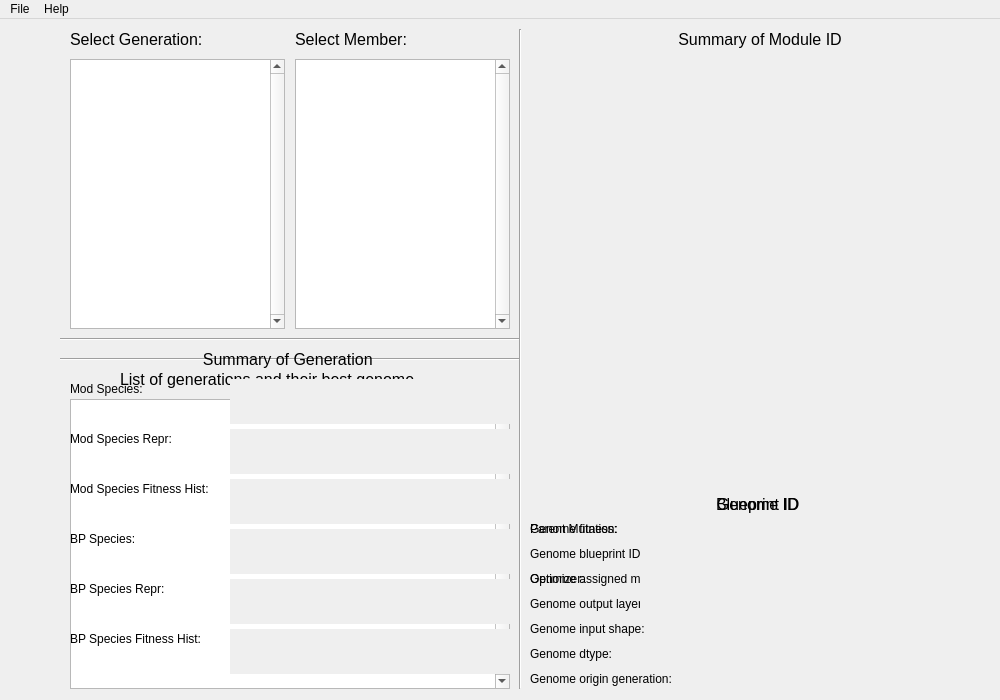
<?xml version="1.0" encoding="UTF-8"?>
<ui version="4.0">
 <class>MainWindow</class>
 <widget class="QMainWindow" name="MainWindow">
  <property name="geometry">
   <rect>
    <x>0</x>
    <y>0</y>
    <width>1000</width>
    <height>700</height>
   </rect>
  </property>
  <property name="windowTitle">
   <string>Tensorflow-Neuroevolution Visualizer</string>
  </property>
  <widget class="QWidget" name="centralwidget">
   <property name="enabled">
    <bool>true</bool>
   </property>
   <widget class="QWidget" name="widget_genome_analysis" native="true">
    <property name="geometry">
     <rect>
      <x>60</x>
      <y>10</y>
      <width>930</width>
      <height>660</height>
     </rect>
    </property>
    <widget class="Line" name="ga_vline_1">
     <property name="geometry">
      <rect>
       <x>450</x>
       <y>0</y>
       <width>20</width>
       <height>660</height>
      </rect>
     </property>
     <property name="orientation">
      <enum>Qt::Vertical</enum>
     </property>
    </widget>
    <widget class="Line" name="ga_hline_1">
     <property name="geometry">
      <rect>
       <x>0</x>
       <y>320</y>
       <width>460</width>
       <height>20</height>
      </rect>
     </property>
     <property name="orientation">
      <enum>Qt::Horizontal</enum>
     </property>
    </widget>
    <widget class="QListWidget" name="ga_list_generations">
     <property name="geometry">
      <rect>
       <x>10</x>
       <y>370</y>
       <width>440</width>
       <height>290</height>
      </rect>
     </property>
     <property name="verticalScrollBarPolicy">
      <enum>Qt::ScrollBarAlwaysOn</enum>
     </property>
    </widget>
    <widget class="QLabel" name="ga_lbl_list_heading">
     <property name="geometry">
      <rect>
       <x>60</x>
       <y>340</y>
       <width>340</width>
       <height>20</height>
      </rect>
     </property>
     <property name="font">
      <font>
       <pointsize>12</pointsize>
      </font>
     </property>
     <property name="text">
      <string>List of generations and their best genome</string>
     </property>
    </widget>
    <widget class="QWidget" name="ga_widget_genome_visualization" native="true">
     <property name="geometry">
      <rect>
       <x>470</x>
       <y>0</y>
       <width>460</width>
       <height>460</height>
      </rect>
     </property>
    </widget>
    <widget class="QLabel" name="ga_lbl_genome_id">
     <property name="geometry">
      <rect>
       <x>470</x>
       <y>465</y>
       <width>460</width>
       <height>20</height>
      </rect>
     </property>
     <property name="font">
      <font>
       <pointsize>12</pointsize>
      </font>
     </property>
     <property name="text">
      <string>Genome ID </string>
     </property>
     <property name="alignment">
      <set>Qt::AlignCenter</set>
     </property>
    </widget>
    <widget class="QLabel" name="ga_lbl_genome_fitness">
     <property name="geometry">
      <rect>
       <x>470</x>
       <y>490</y>
       <width>170</width>
       <height>20</height>
      </rect>
     </property>
     <property name="text">
      <string>Genome fitness: </string>
     </property>
     <property name="alignment">
      <set>Qt::AlignLeading|Qt::AlignLeft|Qt::AlignVCenter</set>
     </property>
    </widget>
    <widget class="QLabel" name="ga_lbl_genome_bp_id">
     <property name="geometry">
      <rect>
       <x>470</x>
       <y>515</y>
       <width>170</width>
       <height>20</height>
      </rect>
     </property>
     <property name="text">
      <string>Genome blueprint ID:</string>
     </property>
     <property name="alignment">
      <set>Qt::AlignLeading|Qt::AlignLeft|Qt::AlignVCenter</set>
     </property>
    </widget>
    <widget class="QLabel" name="ga_lbl_genome_assign_mod">
     <property name="geometry">
      <rect>
       <x>470</x>
       <y>540</y>
       <width>170</width>
       <height>20</height>
      </rect>
     </property>
     <property name="text">
      <string>Genome assigned modules:</string>
     </property>
     <property name="alignment">
      <set>Qt::AlignLeading|Qt::AlignLeft|Qt::AlignVCenter</set>
     </property>
    </widget>
    <widget class="QLabel" name="ga_lbl_genome_out_layers">
     <property name="geometry">
      <rect>
       <x>470</x>
       <y>565</y>
       <width>170</width>
       <height>20</height>
      </rect>
     </property>
     <property name="text">
      <string>Genome output layers:</string>
     </property>
     <property name="alignment">
      <set>Qt::AlignLeading|Qt::AlignLeft|Qt::AlignVCenter</set>
     </property>
    </widget>
    <widget class="QLabel" name="ga_lbl_genome_input_shape">
     <property name="geometry">
      <rect>
       <x>470</x>
       <y>590</y>
       <width>170</width>
       <height>20</height>
      </rect>
     </property>
     <property name="text">
      <string>Genome input shape:</string>
     </property>
     <property name="alignment">
      <set>Qt::AlignLeading|Qt::AlignLeft|Qt::AlignVCenter</set>
     </property>
    </widget>
    <widget class="QLabel" name="ga_lbl_genome_dtype">
     <property name="geometry">
      <rect>
       <x>470</x>
       <y>615</y>
       <width>170</width>
       <height>20</height>
      </rect>
     </property>
     <property name="text">
      <string>Genome dtype:</string>
     </property>
     <property name="alignment">
      <set>Qt::AlignLeading|Qt::AlignLeft|Qt::AlignVCenter</set>
     </property>
    </widget>
    <widget class="QLabel" name="ga_lbl_genome_orig_gen">
     <property name="geometry">
      <rect>
       <x>470</x>
       <y>640</y>
       <width>170</width>
       <height>20</height>
      </rect>
     </property>
     <property name="text">
      <string>Genome origin generation:</string>
     </property>
     <property name="alignment">
      <set>Qt::AlignLeading|Qt::AlignLeft|Qt::AlignVCenter</set>
     </property>
    </widget>
    <widget class="QLabel" name="ga_lbl_genome_fitness_value">
     <property name="geometry">
      <rect>
       <x>640</x>
       <y>490</y>
       <width>290</width>
       <height>20</height>
      </rect>
     </property>
     <property name="text">
      <string/>
     </property>
     <property name="alignment">
      <set>Qt::AlignLeading|Qt::AlignLeft|Qt::AlignVCenter</set>
     </property>
    </widget>
    <widget class="QScrollArea" name="ga_lbl_genome_assign_mod_area">
     <property name="geometry">
      <rect>
       <x>640</x>
       <y>540</y>
       <width>290</width>
       <height>25</height>
      </rect>
     </property>
     <property name="frameShape">
      <enum>QFrame::NoFrame</enum>
     </property>
     <property name="horizontalScrollBarPolicy">
      <enum>Qt::ScrollBarAlwaysOff</enum>
     </property>
     <property name="widgetResizable">
      <bool>true</bool>
     </property>
     <property name="alignment">
      <set>Qt::AlignLeading|Qt::AlignLeft|Qt::AlignTop</set>
     </property>
     <widget class="QWidget" name="ga_lbl_genome_assign_mod_widget">
      <property name="geometry">
       <rect>
        <x>0</x>
        <y>0</y>
        <width>290</width>
        <height>25</height>
       </rect>
      </property>
      <layout class="QVBoxLayout" name="ga_lbl_genome_assign_mod_layout">
       <property name="leftMargin">
        <number>0</number>
       </property>
       <property name="topMargin">
        <number>2</number>
       </property>
       <property name="rightMargin">
        <number>10</number>
       </property>
       <property name="bottomMargin">
        <number>0</number>
       </property>
       <item>
        <widget class="QLabel" name="ga_lbl_genome_assign_mod_value">
         <property name="text">
          <string/>
         </property>
         <property name="alignment">
          <set>Qt::AlignLeading|Qt::AlignLeft|Qt::AlignTop</set>
         </property>
         <property name="wordWrap">
          <bool>true</bool>
         </property>
        </widget>
       </item>
      </layout>
     </widget>
    </widget>
    <widget class="QLabel" name="ga_lbl_genome_bp_id_value">
     <property name="geometry">
      <rect>
       <x>640</x>
       <y>515</y>
       <width>290</width>
       <height>20</height>
      </rect>
     </property>
     <property name="text">
      <string/>
     </property>
     <property name="alignment">
      <set>Qt::AlignLeading|Qt::AlignLeft|Qt::AlignVCenter</set>
     </property>
    </widget>
    <widget class="QScrollArea" name="ga_lbl_genome_out_layers_area">
     <property name="geometry">
      <rect>
       <x>640</x>
       <y>565</y>
       <width>290</width>
       <height>25</height>
      </rect>
     </property>
     <property name="frameShape">
      <enum>QFrame::NoFrame</enum>
     </property>
     <property name="horizontalScrollBarPolicy">
      <enum>Qt::ScrollBarAlwaysOff</enum>
     </property>
     <property name="widgetResizable">
      <bool>true</bool>
     </property>
     <property name="alignment">
      <set>Qt::AlignLeading|Qt::AlignLeft|Qt::AlignTop</set>
     </property>
     <widget class="QWidget" name="ga_lbl_genome_out_layers_widget">
      <property name="geometry">
       <rect>
        <x>0</x>
        <y>0</y>
        <width>290</width>
        <height>25</height>
       </rect>
      </property>
      <layout class="QVBoxLayout" name="ga_lbl_genome_out_layers_layout">
       <property name="leftMargin">
        <number>0</number>
       </property>
       <property name="topMargin">
        <number>3</number>
       </property>
       <property name="rightMargin">
        <number>10</number>
       </property>
       <property name="bottomMargin">
        <number>0</number>
       </property>
       <item>
        <widget class="QLabel" name="ga_lbl_genome_out_layers_value">
         <property name="text">
          <string/>
         </property>
         <property name="alignment">
          <set>Qt::AlignLeading|Qt::AlignLeft|Qt::AlignTop</set>
         </property>
         <property name="wordWrap">
          <bool>true</bool>
         </property>
        </widget>
       </item>
      </layout>
     </widget>
    </widget>
    <widget class="QLabel" name="ga_lbl_genome_input_shape_value">
     <property name="geometry">
      <rect>
       <x>640</x>
       <y>590</y>
       <width>290</width>
       <height>20</height>
      </rect>
     </property>
     <property name="text">
      <string/>
     </property>
     <property name="alignment">
      <set>Qt::AlignLeading|Qt::AlignLeft|Qt::AlignVCenter</set>
     </property>
    </widget>
    <widget class="QLabel" name="ga_lbl_genome_dtype_value">
     <property name="geometry">
      <rect>
       <x>640</x>
       <y>615</y>
       <width>290</width>
       <height>20</height>
      </rect>
     </property>
     <property name="text">
      <string/>
     </property>
     <property name="alignment">
      <set>Qt::AlignLeading|Qt::AlignLeft|Qt::AlignVCenter</set>
     </property>
    </widget>
    <widget class="QLabel" name="ga_lbl_genome_orig_gen_value">
     <property name="geometry">
      <rect>
       <x>640</x>
       <y>640</y>
       <width>290</width>
       <height>20</height>
      </rect>
     </property>
     <property name="text">
      <string/>
     </property>
     <property name="alignment">
      <set>Qt::AlignLeading|Qt::AlignLeft|Qt::AlignVCenter</set>
     </property>
    </widget>
   </widget>
   <widget class="QWidget" name="widget_mod_bp_analysis" native="true">
    <property name="geometry">
     <rect>
      <x>60</x>
      <y>10</y>
      <width>930</width>
      <height>660</height>
     </rect>
    </property>
    <widget class="Line" name="mba_hline_1">
     <property name="geometry">
      <rect>
       <x>0</x>
       <y>300</y>
       <width>460</width>
       <height>20</height>
      </rect>
     </property>
     <property name="orientation">
      <enum>Qt::Horizontal</enum>
     </property>
    </widget>
    <widget class="Line" name="mba_vline_1">
     <property name="geometry">
      <rect>
       <x>450</x>
       <y>0</y>
       <width>20</width>
       <height>660</height>
      </rect>
     </property>
     <property name="orientation">
      <enum>Qt::Vertical</enum>
     </property>
    </widget>
    <widget class="QListWidget" name="mba_list_generations">
     <property name="geometry">
      <rect>
       <x>10</x>
       <y>30</y>
       <width>215</width>
       <height>270</height>
      </rect>
     </property>
     <property name="verticalScrollBarPolicy">
      <enum>Qt::ScrollBarAlwaysOn</enum>
     </property>
    </widget>
    <widget class="QListWidget" name="mba_list_members">
     <property name="geometry">
      <rect>
       <x>235</x>
       <y>30</y>
       <width>215</width>
       <height>270</height>
      </rect>
     </property>
     <property name="verticalScrollBarPolicy">
      <enum>Qt::ScrollBarAlwaysOn</enum>
     </property>
    </widget>
    <widget class="QLabel" name="mba_lbl_heading_generations">
     <property name="geometry">
      <rect>
       <x>10</x>
       <y>0</y>
       <width>215</width>
       <height>20</height>
      </rect>
     </property>
     <property name="font">
      <font>
       <pointsize>12</pointsize>
      </font>
     </property>
     <property name="text">
      <string>Select Generation:</string>
     </property>
    </widget>
    <widget class="QLabel" name="mba_lbl_heading_members">
     <property name="geometry">
      <rect>
       <x>235</x>
       <y>0</y>
       <width>215</width>
       <height>20</height>
      </rect>
     </property>
     <property name="font">
      <font>
       <pointsize>12</pointsize>
      </font>
     </property>
     <property name="text">
      <string>Select Member:</string>
     </property>
    </widget>
    <widget class="QWidget" name="mba_widget_module" native="true">
     <property name="geometry">
      <rect>
       <x>470</x>
       <y>0</y>
       <width>460</width>
       <height>660</height>
      </rect>
     </property>
     <widget class="QLabel" name="mba_lbl_module_heading">
      <property name="geometry">
       <rect>
        <x>0</x>
        <y>0</y>
        <width>460</width>
        <height>20</height>
       </rect>
      </property>
      <property name="font">
       <font>
        <pointsize>12</pointsize>
       </font>
      </property>
      <property name="text">
       <string>Summary of Module ID</string>
      </property>
      <property name="alignment">
       <set>Qt::AlignCenter</set>
      </property>
     </widget>
     <widget class="QLabel" name="mba_lbl_module_summary">
      <property name="geometry">
       <rect>
        <x>0</x>
        <y>30</y>
        <width>460</width>
        <height>630</height>
       </rect>
      </property>
      <property name="text">
       <string/>
      </property>
      <property name="alignment">
       <set>Qt::AlignLeading|Qt::AlignLeft|Qt::AlignTop</set>
      </property>
      <property name="wordWrap">
       <bool>true</bool>
      </property>
     </widget>
    </widget>
    <widget class="QWidget" name="mba_widget_blueprint" native="true">
     <property name="geometry">
      <rect>
       <x>470</x>
       <y>0</y>
       <width>460</width>
       <height>660</height>
      </rect>
     </property>
     <widget class="QWidget" name="mba_widget_blueprint_visualization" native="true">
      <property name="geometry">
       <rect>
        <x>0</x>
        <y>0</y>
        <width>460</width>
        <height>460</height>
       </rect>
      </property>
     </widget>
     <widget class="QLabel" name="mba_lbl_blueprint_heading">
      <property name="geometry">
       <rect>
        <x>0</x>
        <y>465</y>
        <width>460</width>
        <height>20</height>
       </rect>
      </property>
      <property name="font">
       <font>
        <pointsize>12</pointsize>
       </font>
      </property>
      <property name="text">
       <string>Blueprint ID </string>
      </property>
      <property name="alignment">
       <set>Qt::AlignCenter</set>
      </property>
     </widget>
     <widget class="QLabel" name="mba_lbl_bp_parent_mut">
      <property name="geometry">
       <rect>
        <x>0</x>
        <y>490</y>
        <width>110</width>
        <height>20</height>
       </rect>
      </property>
      <property name="text">
       <string>Parent Mutation:</string>
      </property>
      <property name="alignment">
       <set>Qt::AlignLeading|Qt::AlignLeft|Qt::AlignVCenter</set>
      </property>
     </widget>
     <widget class="QLabel" name="mba_lbl_bp_optimizer">
      <property name="geometry">
       <rect>
        <x>0</x>
        <y>540</y>
        <width>110</width>
        <height>20</height>
       </rect>
      </property>
      <property name="text">
       <string>Optimizer:</string>
      </property>
      <property name="alignment">
       <set>Qt::AlignLeading|Qt::AlignLeft|Qt::AlignVCenter</set>
      </property>
     </widget>
     <widget class="QScrollArea" name="mba_lbl_bp_parent_mut_area">
      <property name="geometry">
       <rect>
        <x>110</x>
        <y>490</y>
        <width>350</width>
        <height>45</height>
       </rect>
      </property>
      <property name="frameShape">
       <enum>QFrame::NoFrame</enum>
      </property>
      <property name="horizontalScrollBarPolicy">
       <enum>Qt::ScrollBarAlwaysOff</enum>
      </property>
      <property name="widgetResizable">
       <bool>true</bool>
      </property>
      <property name="alignment">
       <set>Qt::AlignLeading|Qt::AlignLeft|Qt::AlignTop</set>
      </property>
      <widget class="QWidget" name="mba_lbl_bp_parent_mut_widget">
       <property name="geometry">
        <rect>
         <x>0</x>
         <y>0</y>
         <width>350</width>
         <height>45</height>
        </rect>
       </property>
       <layout class="QVBoxLayout" name="mba_lbl_bp_parent_mut_layout">
        <property name="leftMargin">
         <number>0</number>
        </property>
        <property name="topMargin">
         <number>3</number>
        </property>
        <property name="rightMargin">
         <number>10</number>
        </property>
        <property name="bottomMargin">
         <number>0</number>
        </property>
        <item>
         <widget class="QLabel" name="mba_lbl_bp_parent_mut_value">
          <property name="text">
           <string/>
          </property>
          <property name="alignment">
           <set>Qt::AlignLeading|Qt::AlignLeft|Qt::AlignTop</set>
          </property>
          <property name="wordWrap">
           <bool>true</bool>
          </property>
         </widget>
        </item>
       </layout>
      </widget>
     </widget>
     <widget class="QScrollArea" name="mba_lbl_bp_optimizer_area">
      <property name="geometry">
       <rect>
        <x>110</x>
        <y>540</y>
        <width>350</width>
        <height>45</height>
       </rect>
      </property>
      <property name="frameShape">
       <enum>QFrame::NoFrame</enum>
      </property>
      <property name="horizontalScrollBarPolicy">
       <enum>Qt::ScrollBarAlwaysOff</enum>
      </property>
      <property name="widgetResizable">
       <bool>true</bool>
      </property>
      <property name="alignment">
       <set>Qt::AlignLeading|Qt::AlignLeft|Qt::AlignTop</set>
      </property>
      <widget class="QWidget" name="mba_lbl_bp_optimizer_widget">
       <property name="geometry">
        <rect>
         <x>0</x>
         <y>0</y>
         <width>350</width>
         <height>45</height>
        </rect>
       </property>
       <layout class="QVBoxLayout" name="mba_lbl_bp_optimizer_layout">
        <property name="leftMargin">
         <number>0</number>
        </property>
        <property name="topMargin">
         <number>3</number>
        </property>
        <property name="rightMargin">
         <number>10</number>
        </property>
        <property name="bottomMargin">
         <number>0</number>
        </property>
        <item>
         <widget class="QLabel" name="mba_lbl_bp_optimizer_value">
          <property name="text">
           <string/>
          </property>
          <property name="alignment">
           <set>Qt::AlignLeading|Qt::AlignLeft|Qt::AlignTop</set>
          </property>
          <property name="wordWrap">
           <bool>true</bool>
          </property>
         </widget>
        </item>
       </layout>
      </widget>
     </widget>
    </widget>
    <widget class="QLabel" name="mba_lbl_gen_summary_heading">
     <property name="geometry">
      <rect>
       <x>10</x>
       <y>320</y>
       <width>440</width>
       <height>20</height>
      </rect>
     </property>
     <property name="font">
      <font>
       <pointsize>12</pointsize>
      </font>
     </property>
     <property name="text">
      <string>Summary of Generation </string>
     </property>
     <property name="alignment">
      <set>Qt::AlignCenter</set>
     </property>
    </widget>
    <widget class="QLabel" name="mba_lbl_gen_mod_spec">
     <property name="geometry">
      <rect>
       <x>10</x>
       <y>350</y>
       <width>160</width>
       <height>20</height>
      </rect>
     </property>
     <property name="text">
      <string>Mod Species:</string>
     </property>
     <property name="alignment">
      <set>Qt::AlignLeading|Qt::AlignLeft|Qt::AlignVCenter</set>
     </property>
    </widget>
    <widget class="QLabel" name="mba_lbl_gen_mod_spec_repr">
     <property name="geometry">
      <rect>
       <x>10</x>
       <y>400</y>
       <width>160</width>
       <height>20</height>
      </rect>
     </property>
     <property name="text">
      <string>Mod Species Repr:</string>
     </property>
     <property name="alignment">
      <set>Qt::AlignLeading|Qt::AlignLeft|Qt::AlignVCenter</set>
     </property>
    </widget>
    <widget class="QLabel" name="mba_lbl_gen_mod_spec_fit_hist">
     <property name="geometry">
      <rect>
       <x>10</x>
       <y>450</y>
       <width>160</width>
       <height>20</height>
      </rect>
     </property>
     <property name="text">
      <string>Mod Species Fitness Hist:</string>
     </property>
     <property name="alignment">
      <set>Qt::AlignLeading|Qt::AlignLeft|Qt::AlignVCenter</set>
     </property>
    </widget>
    <widget class="QLabel" name="mba_lbl_gen_bp_spec_fit_hist">
     <property name="geometry">
      <rect>
       <x>10</x>
       <y>600</y>
       <width>160</width>
       <height>20</height>
      </rect>
     </property>
     <property name="text">
      <string>BP Species Fitness Hist:</string>
     </property>
     <property name="alignment">
      <set>Qt::AlignLeading|Qt::AlignLeft|Qt::AlignVCenter</set>
     </property>
    </widget>
    <widget class="QLabel" name="mba_lbl_gen_bp_spec_repr">
     <property name="geometry">
      <rect>
       <x>10</x>
       <y>550</y>
       <width>160</width>
       <height>20</height>
      </rect>
     </property>
     <property name="text">
      <string>BP Species Repr:</string>
     </property>
     <property name="alignment">
      <set>Qt::AlignLeading|Qt::AlignLeft|Qt::AlignVCenter</set>
     </property>
    </widget>
    <widget class="QLabel" name="mba_lbl_gen_bp_spec">
     <property name="geometry">
      <rect>
       <x>10</x>
       <y>500</y>
       <width>160</width>
       <height>20</height>
      </rect>
     </property>
     <property name="text">
      <string>BP Species:</string>
     </property>
     <property name="alignment">
      <set>Qt::AlignLeading|Qt::AlignLeft|Qt::AlignVCenter</set>
     </property>
    </widget>
    <widget class="QScrollArea" name="mba_lbl_gen_mod_spec_area">
     <property name="geometry">
      <rect>
       <x>170</x>
       <y>350</y>
       <width>280</width>
       <height>45</height>
      </rect>
     </property>
     <property name="frameShape">
      <enum>QFrame::NoFrame</enum>
     </property>
     <property name="horizontalScrollBarPolicy">
      <enum>Qt::ScrollBarAlwaysOff</enum>
     </property>
     <property name="widgetResizable">
      <bool>true</bool>
     </property>
     <property name="alignment">
      <set>Qt::AlignLeading|Qt::AlignLeft|Qt::AlignTop</set>
     </property>
     <widget class="QWidget" name="mba_lbl_gen_mod_spec_widget">
      <property name="geometry">
       <rect>
        <x>0</x>
        <y>0</y>
        <width>280</width>
        <height>45</height>
       </rect>
      </property>
      <layout class="QVBoxLayout" name="mba_lbl_gen_mod_spec_layout">
       <property name="leftMargin">
        <number>0</number>
       </property>
       <property name="topMargin">
        <number>3</number>
       </property>
       <property name="rightMargin">
        <number>10</number>
       </property>
       <property name="bottomMargin">
        <number>0</number>
       </property>
       <item>
        <widget class="QLabel" name="mba_lbl_gen_mod_spec_value">
         <property name="text">
          <string/>
         </property>
         <property name="alignment">
          <set>Qt::AlignLeading|Qt::AlignLeft|Qt::AlignTop</set>
         </property>
         <property name="wordWrap">
          <bool>true</bool>
         </property>
        </widget>
       </item>
      </layout>
     </widget>
    </widget>
    <widget class="QScrollArea" name="mba_lbl_gen_mod_spec_repr_area">
     <property name="geometry">
      <rect>
       <x>170</x>
       <y>400</y>
       <width>280</width>
       <height>45</height>
      </rect>
     </property>
     <property name="frameShape">
      <enum>QFrame::NoFrame</enum>
     </property>
     <property name="horizontalScrollBarPolicy">
      <enum>Qt::ScrollBarAlwaysOff</enum>
     </property>
     <property name="widgetResizable">
      <bool>true</bool>
     </property>
     <property name="alignment">
      <set>Qt::AlignLeading|Qt::AlignLeft|Qt::AlignTop</set>
     </property>
     <widget class="QWidget" name="mba_lbl_gen_mod_spec_repr_widget">
      <property name="geometry">
       <rect>
        <x>0</x>
        <y>0</y>
        <width>280</width>
        <height>45</height>
       </rect>
      </property>
      <layout class="QVBoxLayout" name="mba_lbl_gen_mod_spec_repr_layout">
       <property name="leftMargin">
        <number>0</number>
       </property>
       <property name="topMargin">
        <number>3</number>
       </property>
       <property name="rightMargin">
        <number>10</number>
       </property>
       <property name="bottomMargin">
        <number>0</number>
       </property>
       <item>
        <widget class="QLabel" name="mba_lbl_gen_mod_spec_repr_value">
         <property name="text">
          <string/>
         </property>
         <property name="alignment">
          <set>Qt::AlignLeading|Qt::AlignLeft|Qt::AlignTop</set>
         </property>
         <property name="wordWrap">
          <bool>true</bool>
         </property>
        </widget>
       </item>
      </layout>
     </widget>
    </widget>
    <widget class="QScrollArea" name="mba_lbl_gen_mod_spec_fit_hist_area">
     <property name="geometry">
      <rect>
       <x>170</x>
       <y>450</y>
       <width>280</width>
       <height>45</height>
      </rect>
     </property>
     <property name="frameShape">
      <enum>QFrame::NoFrame</enum>
     </property>
     <property name="horizontalScrollBarPolicy">
      <enum>Qt::ScrollBarAlwaysOff</enum>
     </property>
     <property name="widgetResizable">
      <bool>true</bool>
     </property>
     <property name="alignment">
      <set>Qt::AlignLeading|Qt::AlignLeft|Qt::AlignTop</set>
     </property>
     <widget class="QWidget" name="mba_lbl_gen_mod_spec_fit_hist_widget">
      <property name="geometry">
       <rect>
        <x>0</x>
        <y>0</y>
        <width>280</width>
        <height>45</height>
       </rect>
      </property>
      <layout class="QVBoxLayout" name="mba_lbl_gen_mod_spec_fit_hist_layout">
       <property name="leftMargin">
        <number>0</number>
       </property>
       <property name="topMargin">
        <number>3</number>
       </property>
       <property name="rightMargin">
        <number>10</number>
       </property>
       <property name="bottomMargin">
        <number>0</number>
       </property>
       <item>
        <widget class="QLabel" name="mba_lbl_gen_mod_spec_fit_hist_value">
         <property name="text">
          <string/>
         </property>
         <property name="alignment">
          <set>Qt::AlignLeading|Qt::AlignLeft|Qt::AlignTop</set>
         </property>
         <property name="wordWrap">
          <bool>true</bool>
         </property>
        </widget>
       </item>
      </layout>
     </widget>
    </widget>
    <widget class="QScrollArea" name="mba_lbl_gen_bp_spec_area">
     <property name="geometry">
      <rect>
       <x>170</x>
       <y>500</y>
       <width>280</width>
       <height>45</height>
      </rect>
     </property>
     <property name="frameShape">
      <enum>QFrame::NoFrame</enum>
     </property>
     <property name="horizontalScrollBarPolicy">
      <enum>Qt::ScrollBarAlwaysOff</enum>
     </property>
     <property name="widgetResizable">
      <bool>true</bool>
     </property>
     <property name="alignment">
      <set>Qt::AlignLeading|Qt::AlignLeft|Qt::AlignTop</set>
     </property>
     <widget class="QWidget" name="mba_lbl_gen_bp_spec_widget">
      <property name="geometry">
       <rect>
        <x>0</x>
        <y>0</y>
        <width>280</width>
        <height>45</height>
       </rect>
      </property>
      <layout class="QVBoxLayout" name="mba_lbl_gen_bp_spec_layout">
       <property name="leftMargin">
        <number>0</number>
       </property>
       <property name="topMargin">
        <number>3</number>
       </property>
       <property name="rightMargin">
        <number>10</number>
       </property>
       <property name="bottomMargin">
        <number>0</number>
       </property>
       <item>
        <widget class="QLabel" name="mba_lbl_gen_bp_spec_value">
         <property name="text">
          <string/>
         </property>
         <property name="alignment">
          <set>Qt::AlignLeading|Qt::AlignLeft|Qt::AlignTop</set>
         </property>
         <property name="wordWrap">
          <bool>true</bool>
         </property>
        </widget>
       </item>
      </layout>
     </widget>
    </widget>
    <widget class="QScrollArea" name="mba_lbl_gen_bp_spec_repr_area">
     <property name="geometry">
      <rect>
       <x>170</x>
       <y>550</y>
       <width>280</width>
       <height>45</height>
      </rect>
     </property>
     <property name="frameShape">
      <enum>QFrame::NoFrame</enum>
     </property>
     <property name="horizontalScrollBarPolicy">
      <enum>Qt::ScrollBarAlwaysOff</enum>
     </property>
     <property name="widgetResizable">
      <bool>true</bool>
     </property>
     <property name="alignment">
      <set>Qt::AlignLeading|Qt::AlignLeft|Qt::AlignTop</set>
     </property>
     <widget class="QWidget" name="mba_lbl_gen_bp_spec_repr_widget">
      <property name="geometry">
       <rect>
        <x>0</x>
        <y>0</y>
        <width>280</width>
        <height>45</height>
       </rect>
      </property>
      <layout class="QVBoxLayout" name="mba_lbl_gen_bp_spec_repr_layout">
       <property name="leftMargin">
        <number>0</number>
       </property>
       <property name="topMargin">
        <number>3</number>
       </property>
       <property name="rightMargin">
        <number>10</number>
       </property>
       <property name="bottomMargin">
        <number>0</number>
       </property>
       <item>
        <widget class="QLabel" name="mba_lbl_gen_bp_spec_repr_value">
         <property name="text">
          <string/>
         </property>
         <property name="alignment">
          <set>Qt::AlignLeading|Qt::AlignLeft|Qt::AlignTop</set>
         </property>
         <property name="wordWrap">
          <bool>true</bool>
         </property>
        </widget>
       </item>
      </layout>
     </widget>
    </widget>
    <widget class="QScrollArea" name="mba_lbl_gen_bp_spec_fit_hist_area">
     <property name="geometry">
      <rect>
       <x>170</x>
       <y>600</y>
       <width>280</width>
       <height>45</height>
      </rect>
     </property>
     <property name="frameShape">
      <enum>QFrame::NoFrame</enum>
     </property>
     <property name="horizontalScrollBarPolicy">
      <enum>Qt::ScrollBarAlwaysOff</enum>
     </property>
     <property name="widgetResizable">
      <bool>true</bool>
     </property>
     <property name="alignment">
      <set>Qt::AlignLeading|Qt::AlignLeft|Qt::AlignTop</set>
     </property>
     <widget class="QWidget" name="mba_lbl_gen_bp_spec_fit_hist_widget">
      <property name="geometry">
       <rect>
        <x>0</x>
        <y>0</y>
        <width>280</width>
        <height>45</height>
       </rect>
      </property>
      <layout class="QVBoxLayout" name="mba_lbl_gen_bp_spec_fit_hist_layout">
       <property name="leftMargin">
        <number>0</number>
       </property>
       <property name="topMargin">
        <number>3</number>
       </property>
       <property name="rightMargin">
        <number>10</number>
       </property>
       <property name="bottomMargin">
        <number>0</number>
       </property>
       <item>
        <widget class="QLabel" name="mba_lbl_gen_bp_spec_fit_hist_value">
         <property name="text">
          <string/>
         </property>
         <property name="alignment">
          <set>Qt::AlignLeading|Qt::AlignLeft|Qt::AlignTop</set>
         </property>
         <property name="wordWrap">
          <bool>true</bool>
         </property>
        </widget>
       </item>
      </layout>
     </widget>
    </widget>
   </widget>
   <widget class="QWidget" name="widget_mod_species_analysis" native="true">
    <property name="geometry">
     <rect>
      <x>60</x>
      <y>10</y>
      <width>930</width>
      <height>660</height>
     </rect>
    </property>
   </widget>
   <widget class="QWidget" name="widget_bp_species_analysis" native="true">
    <property name="geometry">
     <rect>
      <x>60</x>
      <y>10</y>
      <width>930</width>
      <height>660</height>
     </rect>
    </property>
   </widget>
  </widget>
  <widget class="QMenuBar" name="menubar">
   <property name="geometry">
    <rect>
     <x>0</x>
     <y>0</y>
     <width>1000</width>
     <height>20</height>
    </rect>
   </property>
   <widget class="QMenu" name="menu_help">
    <property name="title">
     <string>Help</string>
    </property>
    <addaction name="action_documentation"/>
   </widget>
   <widget class="QMenu" name="menu_file">
    <property name="title">
     <string>File</string>
    </property>
    <addaction name="action_close"/>
    <addaction name="separator"/>
    <addaction name="action_exit"/>
   </widget>
   <addaction name="menu_file"/>
   <addaction name="menu_help"/>
  </widget>
  <action name="action_documentation">
   <property name="text">
    <string>Documentation</string>
   </property>
  </action>
  <action name="action_close">
   <property name="text">
    <string>Close TFNE Backup</string>
   </property>
  </action>
  <action name="action_exit">
   <property name="text">
    <string>Exit</string>
   </property>
  </action>
 </widget>
 <resources/>
 <connections/>
</ui>
